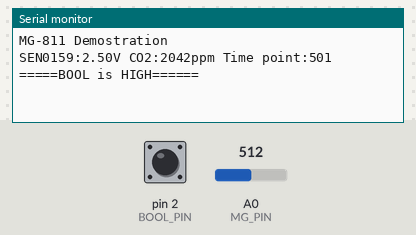
A sketch run on a simulated Arduino Uno, built with avr-gcc and run on an emulated ATmega328P. Parts: the last lines printed to the serial monitor. The test bench sets the inputs (shaded band); at power-on: A0 (MG_PIN) = 512, pin 2 (BOOL_PIN) HIGH.

Above: at 1.2 s.
1.3 s: A0 (MG_PIN) set to 716
At 2.6 s:
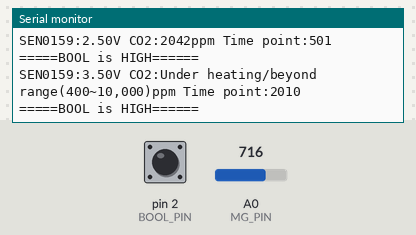
5.0 s: pin 2 (BOOL_PIN) pulled LOW for 0.15 s
At 6.3 s:
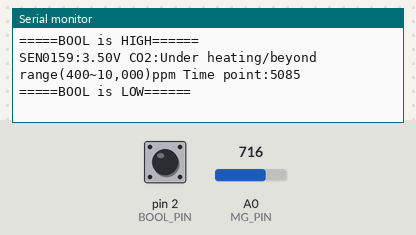
6.6 s: pin 2 (BOOL_PIN) pulled LOW for 1 s
At 7.7 s:
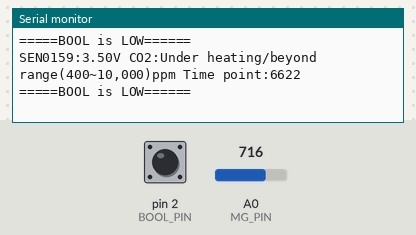
9.1 s: A0 (MG_PIN) set to 900
At 10.3 s:
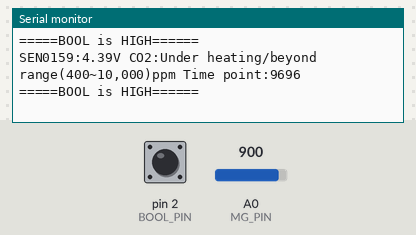
10.6 s: pin 2 (BOOL_PIN) pulled LOW for 1 s
At 11.7 s:
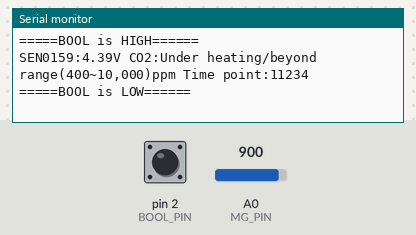

The sketch:

MG811_datasheet.ino
```cpp
/*******************Demo for MG-811 Gas Sensor Module V1.1*****************************
Author: Tiequan Shao: tiequan.shao@sandboxelectronics.com
Peng Wei: peng.wei@sandboxelectronics.com
Modified by Leff from DFRobot, leff.wei@dfrobot.com, 2016-4-21, make the algorithm clearer to user
Lisence: Attribution-NonCommercial-ShareAlike 3.0 Unported (CC BY-NC-SA 3.0)
Note: This piece of source code is supposed to be used as a demostration
ONLY. Moresophisticated calibration is required for industrial field application.
Sandbox Electron
ics 2012-05-31
************************************************************************************/
/************************Hardware Related Macros*********|***************************/
#define MG_PIN (A0) //define which analog input channel you are going to use
#define BOOL_PIN (2) //Arduino D2-CO2 sensordigital pinout, labled with "D" on PCB
#define DC_GAIN (8.5) //define the DC gain ofamplifier
/***********************Software Related Macros************************************/
#define READ_SAMPLE_TIMES (10) //define how many samples you are going to take in normal operation
#define READ_SAMPLE_INTERVAL (50) //define the time interval(in milisecond) between each samples in
//normal operation
/**********************Application Related Macros**********************************/
//These values differ from sensor to sensor. User should derermine this value.
#define ZERO_POINT_X (2.602) //lg400=2.602, the start point_on X_axis of the curve
#define ZERO_POINT_VOLTAGE (0.324) //define the output ofthe sensor in volts when the concentration of CO2 is 400PPM
#define MAX_POINT_VOLTAGE (0.265) //define the output ofthe sensor in volts when the concentration of CO2 is 10,000PPM
#define REACTION_VOLTGAE (0.059) //define the voltage drop of the sensor when move the sensor from air into 1000ppm CO2
/*****************************Globals***********************************************/

float CO2Curve[3] = {ZERO_POINT_X, ZERO_POINT_VOLTAGE, (REACTION_VOLTGAE / (2.602 - 4))};
//Two points are taken from the curve.With these two points, a line is formed which is
//"approximately equivalent" to the original curve. You could use other methods to get more accurate slope
//CO2 Curve format:{ x, y, slope};point1: (lg400=2.602, 0.324), point2: (lg10000=4, 0.265)
//slope = (y1-y2)(i.e.reaction voltage)/ x1-x2 = (0.324-0.265)/(log400 - log10000)
void setup() {
Serial.begin(9600); //UART setup, baudrate =9600bps
pinMode(BOOL_PIN, INPUT); //set pin to input
digitalWrite(BOOL_PIN, HIGH); //turn on pullup resistors
Serial.print("MG-811 Demostration\n");
}
void loop() {
int percentage;
float volts;
volts = MGRead(MG_PIN);
Serial.print( "SEN0159:" );
Serial.print(volts);
Serial.print( "V " );
percentage = MGGetPercentage(volts, CO2Curve);
Serial.print("CO2:");
if (percentage == -1) {
Serial.print("Under heating/beyond range(400~10,000)");
} else {
Serial.print(percentage);
}
Serial.print( "ppm" );
Serial.print( " Time point:" );
Serial.print(millis());
Serial.print("\n");
if (digitalRead(BOOL_PIN) ) {
Serial.print( "=====BOOL is HIGH======" );
} else {
Serial.print( "=====BOOL is LOW======" );
}
Serial.print("\n");
delay(1000);
}
/***************************** MGRead *********************************************
Input: mg_pin - analog channel
Output: output of SEN-000007
Remarks: This function reads the output of SEN-000007
************************************************************************************/
float MGRead(int mg_pin) {
int i;
float v = 0;
for (i = 0; i < READ_SAMPLE_TIMES; i++) {
v += analogRead(mg_pin);
delay(READ_SAMPLE_INTERVAL);
}
v = (v / READ_SAMPLE_TIMES) * 5 / 1024 ;
return v;
}
/***************************** MQGetPercentage **********************************
Input: volts - SEN-000007 output measured in voltspcurve - pointer to the curve of the target gas
Output: ppm of the target gas
Remarks: By using the slope and a point of the line. The x(logarithmic valueof ppm)
of the line could be derived if y(MG-811 output) is provided. As itis a
logarithmic coordinate, power of 10 is used to convert the result to non-logarithmic value.
************************************************************************************/
int MGGetPercentage(float volts, float *pcurve) {
volts = volts / DC_GAIN;
if (volts > ZERO_POINT_VOLTAGE || volts < MAX_POINT_VOLTAGE ) {
return -1;
} else {
return pow(10, (volts - pcurve[1]) / pcurve[2] + pcurve[0]);
volts = 0;
}
}
```

Measured:
- after the input at 1.3 s, the serial monitor: prints a new line after 0.70 s (image 1)
- after the input at 5.0 s, the serial monitor: prints a new line after 0.16 s (image 2)
- after the input at 9.1 s, the serial monitor: prints a new line after 0.59 s (image 4)
- after the input at 10.6 s, the serial monitor: prints a new line after 0.71 s (image 5)
